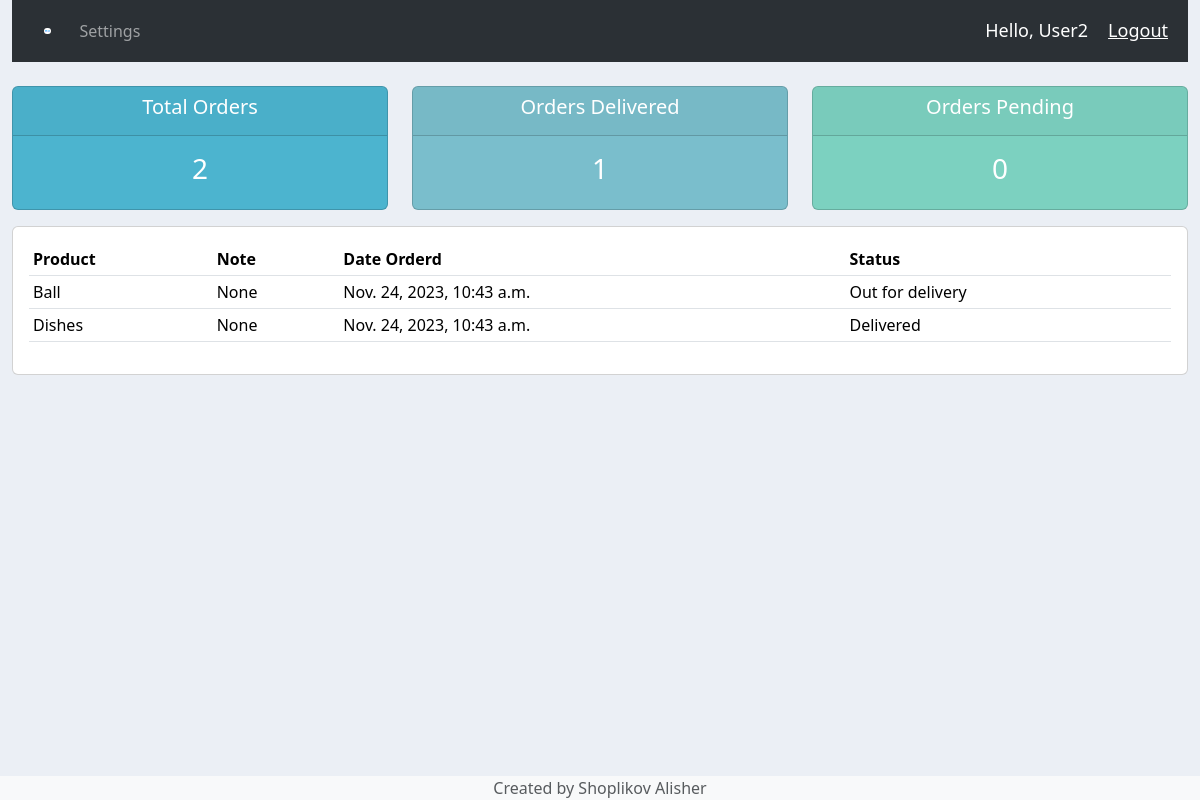
/user/ (signed in), run on the app's committed database.
### accounts/models.py (models this page shows, shortened)
class Order(models.Model):
    STATUS = (
        ('Pending', 'Pending'),
        ('Out for delivery', 'Out for delivery'),
        ('Delivered', 'Delivered')
    )
    customer = models.ForeignKey(Customer, null=True, on_delete=models.SET_NULL)
    product = models.ForeignKey(Product, null=True, on_delete=models.SET_NULL)
    date_created = models.DateTimeField(auto_now_add=True)
    status = models.CharField(max_length=200, null=True, choices=STATUS)
    note = models.CharField(max_length=1000, null=True)

class Product(models.Model):
    CATEGORY = (
        ('Indoor', 'Indoor'),
        ('Out Door', 'Out Door'),
    )
    name = models.CharField(max_length=200, null=True)
    price = models.FloatField(null=True)
    category = models.CharField(max_length=200, null=True, choices=CATEGORY)
    description = models.CharField(max_length=200, null=True, blank=True)
    date_created = models.DateTimeField(auto_now_add=True)
    tags = models.ManyToManyField(Tag)
    def __str__(self):
        return self.name

### accounts/decorators.py (the view)
        def wrapper_func(request, *args, **kwargs):
            group = None
            if request.user.groups.exists():
                group = request.user.groups.all()[0].name
            if group in allowed_roles:
                return view_func(request, *args, **kwargs)
            else:
                return HttpResponse('You are not authorized to view this page')

### accounts/views.py (called while the page is built)
@login_required(login_url='login')
@allowed_users(allowed_roles=['customer'])
def userPage(request):
    orders = request.user.customer.order_set.all()
    total_orders = orders.count()
    delivered = orders.filter(status='Delivered').count()
    pending = orders.filter(status='Pending').count()
    context = {
        'orders': orders,
        'total_orders': total_orders,
        'delivered': delivered,
        'pending': pending,
    }
    return render(request, 'accounts/user.html', context)

### accounts/templates/accounts/user.html
{%  extends 'accounts/main.html' %}
{% block content %}
{%  include 'accounts/status.html' %}
<div class="row">
	<div class="col-md">
		<div class="card card-body">
			<table class="table table-sm">
				<tr>
					<th>Product</th>
					<th>Note</th>
					<th>Date Orderd</th>
					<th>Status</th>
				</tr>
				{% for order in orders %}
				<tr>
					<td>{{order.product}}</td>
					<td>{{order.note}}</td>
					<td>{{order.date_created}}</td>
					<td>{{order.status}}</td>
				</tr>
				{% endfor %}
			</table>
		</div>
	</div>
</div>
{% endblock content %}

### accounts/templates/accounts/navbar.html (shortened to what this page needs)
{% load static %}
<nav class="navbar navbar-expand-lg bg-body-tertiary" data-bs-theme="dark">
  <div class="container-fluid">
    <img src="{% static 'images/logo.png' %}" alt="CRM logo" id="logo">
    <div class="collapse navbar-collapse" id="navbarNav">
      <ul class="navbar-nav">
        {% if request.user.is_staff %}
        <li class="nav-item">
          <a class="nav-link active" aria-current="page" href="{% url 'home' %}">Dashboard</a>
        </li>
        <li class="nav-item">
          <a class="nav-link" href="{% url 'products' %}">Products</a>
        </li>
        {% else %}
        <li class="nav-item">
          <a class="nav-link" href="{% url 'account' %}">Settings</a>
        </li>
        {% endif %}
      </ul>
    </div>
  </div>
  <span class="hello-msg">Hello, {{ request.user }}</span>
  <span><a class="hello-msg" href="{% url 'logout'%}">Logout</a></span>
</nav>

### static/css/main.css (style rules this page uses)
#logo { border-radius: 25px; padding: 20px; width: 5%; height: 5%; }
body { background-color: #ebeff5; }

### accounts/templates/accounts/navbar.html (style rules this page uses)
.hello-msg { font-size: 18px; color: #fff; margin-right: 20px; white-space: nowrap; text-overflow: ellipsis; }

### data on the page
Order: product "Ball", note "None", date_created "Nov. 24, 2023, 10:43 a.m.", status "Out for delivery"
Order: product "Dishes", note "None", date_created "Nov. 24, 2023, 10:43 a.m.", status "Delivered"

### other printed values
{{ request.user }} "User2"
{{ total_orders }} "2"
{{ delivered }} "1"
{{ pending }} "0"
